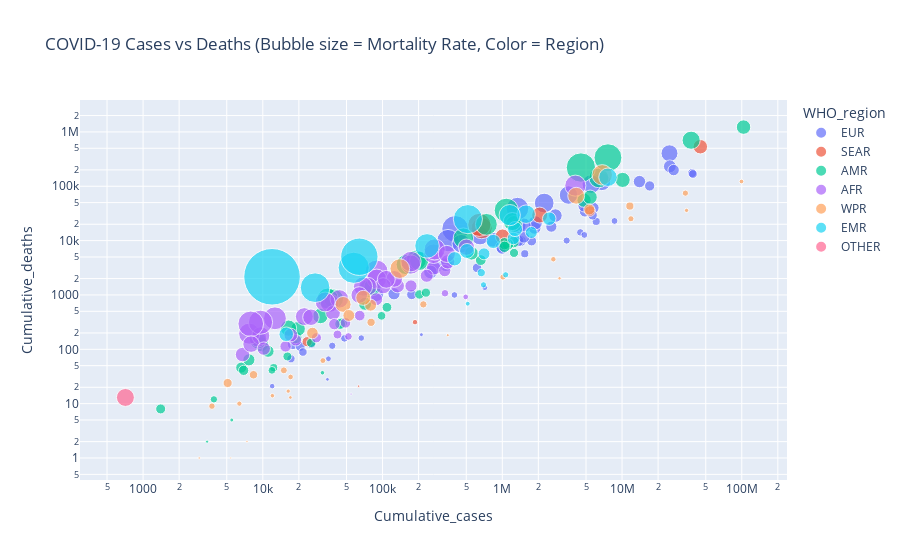

Notebook code for this chart:
### Markdown cell above
COVID-19 Cases vs Deaths Scatter

### Code cell
latest = df[df['Date_reported'] == df['Date_reported'].max()].copy()

latest = latest[latest['Mortality_rate_%'] > 0]

fig = px.scatter(
    latest,
    x="Cumulative_cases",
    y="Cumulative_deaths",
    size="Mortality_rate_%",
    color="WHO_region",
    hover_name="Country",
    size_max=40,
    log_x=True, log_y=True,
    title="COVID-19 Cases vs Deaths (Bubble size = Mortality Rate, Color = Region)"
)

fig.show()

### Figure 1 — Plotly figure (JSON) as saved in the notebook; plotly's stock layout.template omitted (floating-point values rounded to 4 significant figures)
{"data": [{"hovertemplate": "<b>%{hovertext}</b><br><br>WHO_region=EUR<br>Cumulative_cases=%{x}<br>Cumulative_deaths=%{y}<br>Mortality_rate_%=%{marker.size}<extra></extra>", "hovertext": ["Azerbaijan", "Ireland", "Isle of Man", "Romania", "Tajikistan", "Austria", "Belgium", "Denmark", "Monaco", "Jersey", "Russian Federation", "Albania", "Bosnia and Herzegovina", "Estonia", "Georgia", "Norway", "San Marino", "Slovakia", "United Kingdom of Great Britain and Northern Ireland", "Switzerland", "Sweden", "Uzbekistan", "Andorra", "Czechia", "Cyprus", "Gibraltar", "Hungary", "Guernsey", "Italy", "Liechtenstein", "Malta", "North Macedonia", "Serbia", "Spain", "Croatia", "Germany", "Greenland", "Kazakhstan", "Kyrgyzstan", "Latvia", "Lithuania", "Luxembourg", "Netherlands (Kingdom of the)", "Republic of Moldova", "Armenia", "Bulgaria", "France", "Israel", "Greece", "Poland", "Portugal", "Faroe Islands", "Kosovo (in accordance with UN Security Council Resolution 1244 (1999))", "Slovenia", "Türkiye", "Ukraine", "Belarus", "Finland", "Iceland", "Montenegro"], "legendgroup": "EUR", "marker": {"color": "#636efa", "size": [1.238, 0.56, 0.3052, 1.931, 0.7028, 0.3704, 0.7011, 0.2904, 0.39, 0.2425, 1.624, 1.07, 4.058, 0.5125, 0.9199, 0.3723, 0.4982, 1.128, 0.9261, 0.3163, 1.039, 0.5802, 0.3311, 0.9063, 0.1909, 0.5499, 2.195, 0.1897, 0.7361, 0.4116, 0.8436, 2.838, 0.7032, 0.8716, 1.384, 0.4552, 0.1754, 1.268, 1.151, 0.779, 0.6924, 0.2511, 0.2657, 1.886, 1.933, 2.896, 0.4307, 0.2625, 0.6928, 1.784, 0.5171, 0.08079, 1.171, 0.7272, 0.5964, 1.983, 0.7161, 0.758, 0.08817, 1.056], "sizemode": "area", "sizeref": 0.0113, "symbol": "circle"}, "mode": "markers", "name": "EUR", "orientation": "v", "showlegend": true, "type": "scatter", "x": [836510, 1758198, 38008, 3571301, 17786, 6083163, 4897952, 3448188, 17181, 66391, 24901467, 337198, 404287, 614868, 1864384, 1539666, 25292, 1886106, 25062962, 4479600, 2776922, 175119, 48015, 4834421, 714489, 20550, 2238102, 35326, 26968605, 21624, 124591, 352093, 2567965, 13980340, 1357411, 38437874, 11971, 1504370, 88953, 977783, 1427529, 398319, 8651492, 651268, 454415, 1338504, 39042805, 4841558, 5785434, 6782447, 5671586, 34658, 274279, 1363376, 17004719, 5543946, 994052, 1512600, 210956, 251280], "xaxis": "x", "y": [10353, 9846, 116, 68967, 125, 22534, 34339, 10012, 67, 161, 404290, 3608, 16406, 3151, 17151, 5732, 126, 21282, 232112, 14170, 28843, 1016, 159, 43816, 1364, 113, 49124, 67, 198523, 89, 1051, 9991, 18057, 121852, 18784, 174979, 21, 19072, 1024, 7617, 9884, 1000, 22986, 12285, 8785, 38765, 168162, 12707, 40084, 120981, 29327, 28, 3212, 9914, 101419, 109925, 7118, 11466, 186, 2654], "yaxis": "y"}, {"hovertemplate": "<b>%{hovertext}</b><br><br>WHO_region=SEAR<br>Cumulative_cases=%{x}<br>Cumulative_deaths=%{y}<br>Mortality_rate_%=%{marker.size}<extra></extra>", "hovertext": ["Bangladesh", "India", "Sri Lanka", "Thailand", "Timor-Leste", "Bhutan", "Maldives", "Myanmar", "Nepal"], "legendgroup": "SEAR", "marker": {"color": "#EF553B", "size": [1.439, 1.185, 2.513, 0.6479, 0.5882, 0.03327, 0.1693, 3.03, 1.199], "sizemode": "area", "sizeref": 0.0113, "symbol": "circle"}, "mode": "markers", "name": "SEAR", "orientation": "v", "showlegend": true, "type": "scatter", "x": [2052267, 45055912, 672812, 5399642, 23460, 63118, 186694, 643401, 1003876], "xaxis": "x", "y": [29530, 533834, 16907, 34982, 138, 21, 316, 19494, 12034], "yaxis": "y"}, {"hovertemplate": "<b>%{hovertext}</b><br><br>WHO_region=AMR<br>Cumulative_cases=%{x}<br>Cumulative_deaths=%{y}<br>Mortality_rate_%=%{marker.size}<extra></extra>", "hovertext": ["Anguilla", "Barbados", "Brazil", "Colombia", "Canada", "Dominica", "Cura�ao", "Dominican Republic", "Guadeloupe", "Saint Vincent and the Grenadines", "Venezuela (Bolivarian Republic of)", "United States of America", "Saint Kitts and Nevis", "Sint Maarten (Dutch part)", "Bermuda", "French Guiana", "Grenada", "Peru", "Antigua and Barbuda", "Aruba", "Ecuador", "Saint Barthelemy", "Montserrat", "Saint Lucia", "Argentina", "Guyana", "Saint Pierre and Miquelon", "United States Virgin Islands", "Bahamas", "Cayman Islands", "Costa Rica", "Honduras", "Paraguay", "Puerto Rico", "Saint Martin (French part)", "Bonaire, Sint Eustatius and Saba", "Martinique", "Cuba", "British Virgin Islands", "Chile", "Haiti", "Guatemala", "Jamaica", "Nicaragua", "Suriname", "Turks and Caicos Islands", "Trinidad and Tobago", "Panama", "Uruguay", "Belize", "Bolivia (Plurinational State of)", "El Salvador", "Mexico"], "legendgroup": "AMR", "marker": {"color": "#00cc96", "size": [0.3074, 0.5448, 1.862, 2.231, 1.147, 0.4611, 0.6647, 0.6631, 0.5024, 1.282, 1.059, 1.185, 0.6962, 0.8325, 0.8749, 0.4213, 1.209, 4.877, 1.603, 0.6603, 3.338, 0.09079, 0.5702, 1.355, 1.293, 1.738, 0.05838, 0.5199, 2.17, 0.1176, 0.7576, 2.35, 2.702, 0.474, 0.3733, 0.3439, 0.4793, 0.7659, 0.8364, 1.162, 2.467, 1.612, 2.303, 1.494, 1.704, 0.5929, 2.292, 0.8416, 0.7379, 0.9631, 1.847, 2.094, 4.392], "sizemode": "area", "sizeref": 0.0113, "symbol": "circle"}, "mode": "markers", "name": "AMR", "orientation": "v", "showlegend": true, "type": "scatter", "x": [3904, 108845, 37764182, 6399871, 4819055, 16047, 45883, 661103, 203235, 9674, 552743, 103436829, 6607, 11051, 18860, 98041, 19693, 4532699, 9106, 44224, 1080371, 5507, 1403, 30248, 10113909, 75485, 3426, 25389, 39127, 31472, 1238916, 473010, 735759, 1252713, 12324, 11922, 230354, 1113720, 7652, 5410173, 34857, 1253629, 157620, 16398, 82515, 6915, 191496, 1045458, 1042819, 71433, 1212173, 202017, 7628380], "xaxis": "x", "y": [12, 593, 703023, 142782, 55282, 74, 305, 4384, 1021, 124, 5856, 1226130, 46, 92, 165, 413, 238, 221060, 146, 292, 36060, 5, 8, 410, 130783, 1312, 2, 132, 849, 37, 9386, 11114, 19880, 5938, 46, 41, 1104, 8530, 64, 62873, 860, 20205, 3630, 245, 1406, 41, 4390, 8799, 7695, 688, 22389, 4230, 335007], "yaxis": "y"}, {"hovertemplate": "<b>%{hovertext}</b><br><br>WHO_region=AFR<br>Cumulative_cases=%{x}<br>Cumulative_deaths=%{y}<br>Mortality_rate_%=%{marker.size}<extra></extra>", "hovertext": ["Comoros", "Gabon", "Lesotho", "Malawi", "Rwanda", "Senegal", "United Republic of Tanzania", "Seychelles", "South Sudan", "Burkina Faso", "Burundi", "Chad", "Nigeria", "Cameroon", "Equatorial Guinea", "Uganda", "Sao Tome and Principe", "Zimbabwe", "Botswana", "Benin", "Cabo Verde", "Gambia", "Ghana", "Ethiopia", "Guinea-Bissau", "Mozambique", "Niger", "R�union", "Algeria", "Democratic Republic of the Congo", "Eswatini", "Madagascar", "Côte d’Ivoire", "Guinea", "Liberia", "Mauritius", "Mayotte", "Namibia", "Sierra Leone", "Togo", "South Africa", "Zambia", "Angola", "Congo", "Central African Republic", "Eritrea", "Kenya", "Mali", "Mauritania"], "legendgroup": "AFR", "marker": {"color": "#ab63fa", "size": [1.757, 0.6256, 1.962, 3.012, 1.102, 2.206, 1.943, 0.3314, 0.7789, 1.801, 0.02749, 2.519, 1.181, 1.575, 1.068, 2.109, 1.182, 2.154, 0.847, 0.5814, 0.6468, 2.946, 0.8471, 1.511, 1.841, 0.9628, 3.291, 0.1862, 2.526, 1.459, 1.894, 2.079, 0.9434, 1.213, 3.707, 0.3234, 0.445, 2.382, 1.565, 0.7332, 2.519, 1.166, 1.802, 1.542, 0.7297, 1.011, 1.653, 2.238, 1.56], "sizemode": "area", "sizeref": 0.0113, "symbol": "circle"}, "mode": "markers", "name": "AFR", "orientation": "v", "showlegend": true, "type": "scatter", "x": [9109, 49069, 36140, 89168, 133268, 89385, 43545, 51899, 18873, 22213, 54569, 7702, 267215, 125311, 17130, 172206, 6771, 266434, 330699, 28036, 64474, 12627, 172701, 501317, 9614, 233909, 9573, 494595, 272370, 101010, 75356, 68692, 88507, 38593, 7932, 332068, 42027, 172557, 7985, 39553, 4072974, 349892, 107487, 25234, 15486, 10189, 344136, 33197, 63891], "xaxis": "x", "y": [160, 307, 709, 2686, 1468, 1972, 846, 172, 147, 400, 15, 194, 3155, 1974, 183, 3632, 80, 5740, 2801, 163, 417, 372, 1463, 7574, 177, 2252, 315, 921, 6881, 1474, 1427, 1428, 835, 468, 294, 1074, 187, 4110, 125, 290, 102595, 4078, 1937, 389, 113, 103, 5689, 743, 997], "yaxis": "y"}, {"hovertemplate": "<b>%{hovertext}</b><br><br>WHO_region=WPR<br>Cumulative_cases=%{x}<br>Cumulative_deaths=%{y}<br>Mortality_rate_%=%{marker.size}<extra></extra>", "hovertext": ["Cook Islands", "Nauru", "Solomon Islands", "Tuvalu", "Cambodia", "Japan", "New Zealand", "Papua New Guinea", "Mongolia", "Marshall Islands", "Vanuatu", "Wallis and Futuna", "Samoa", "Tonga", "Viet Nam", "Indonesia", "Philippines", "Northern Mariana Islands", "Singapore", "Malaysia", "Brunei Darussalam", "French Polynesia", "Guam", "Micronesia (Federated States of)", "Republic of Korea", "China", "Fiji", "Kiribati", "Lao People's Democratic Republic", "Palau", "Australia", "American Samoa", "New Caledonia"], "legendgroup": "WPR", "marker": {"color": "#FFA15A", "size": [0.02712, 0.01854, 0.7667, 0.03398, 2.193, 0.221, 0.1701, 1.43, 0.2112, 0.1043, 0.1165, 0.2394, 0.1817, 0.07651, 0.3717, 2.373, 1.615, 0.2736, 0.06733, 0.7008, 0.05192, 0.8181, 0.8013, 0.1952, 0.1039, 0.1232, 1.282, 0.472, 0.3063, 0.1569, 0.2128, 0.4067, 0.3915], "sizemode": "area", "sizeref": 0.0113, "symbol": "circle"}, "mode": "markers", "name": "WPR", "orientation": "v", "showlegend": true, "type": "scatter", "x": [7375, 5393, 25954, 2943, 139326, 33803572, 2668236, 46864, 1011489, 16297, 12019, 3760, 17057, 16992, 11624000, 6830274, 4140383, 14985, 3006155, 5329836, 350550, 79451, 52287, 31765, 34571873, 99381761, 69047, 5085, 219060, 6372, 11861161, 8359, 80203], "xaxis": "x", "y": [2, 1, 199, 1, 3056, 74694, 4538, 670, 2136, 17, 14, 9, 31, 13, 43206, 162059, 66864, 41, 2024, 37351, 182, 650, 419, 62, 35934, 122398, 885, 24, 671, 10, 25236, 34, 314], "yaxis": "y"}, {"hovertemplate": "<b>%{hovertext}</b><br><br>WHO_region=EMR<br>Cumulative_cases=%{x}<br>Cumulative_deaths=%{y}<br>Mortality_rate_%=%{marker.size}<extra></extra>", "hovertext": ["Iran (Islamic Republic of)", "Jordan", "Qatar", "Syrian Arab Republic", "United Arab Emirates", "Egypt", "Libya", "Somalia", "Afghanistan", "Saudi Arabia", "Bahrain", "Iraq", "Lebanon", "Oman", "Djibouti", "Kuwait", "Morocco", "Pakistan", "occupied Palestinian territory, including east Jerusalem", "Sudan", "Tunisia", "Yemen"], "legendgroup": "EMR", "marker": {"color": "#19d3f3", "size": [1.925, 0.8084, 0.1341, 5.508, 0.2201, 4.812, 1.269, 4.979, 3.4, 1.146, 0.2205, 1.029, 0.8829, 1.159, 1.205, 0.3851, 1.275, 1.939, 0.8117, 7.885, 2.551, 18.07], "sizemode": "area", "sizeref": 0.0113, "symbol": "circle"}, "mode": "markers", "name": "EMR", "orientation": "v", "showlegend": true, "type": "scatter", "x": [7627863, 1746997, 514524, 57423, 1067030, 516023, 507269, 27334, 235214, 841469, 696614, 2465545, 1239904, 399449, 15690, 667290, 1279115, 1580631, 703228, 63993, 1153361, 11945], "xaxis": "x", "y": [146837, 14122, 690, 3163, 2349, 24830, 6437, 1361, 7998, 9646, 1536, 25375, 10947, 4628, 189, 2570, 16305, 30656, 5708, 5046, 29423, 2159], "yaxis": "y"}, {"hovertemplate": "<b>%{hovertext}</b><br><br>WHO_region=OTHER<br>Cumulative_cases=%{x}<br>Cumulative_deaths=%{y}<br>Mortality_rate_%=%{marker.size}<extra></extra>", "hovertext": ["International conveyance (Diamond Princess)"], "legendgroup": "OTHER", "marker": {"color": "#FF6692", "size": [1.826], "sizemode": "area", "sizeref": 0.0113, "symbol": "circle"}, "mode": "markers", "name": "OTHER", "orientation": "v", "showlegend": true, "type": "scatter", "x": [712], "xaxis": "x", "y": [13], "yaxis": "y"}], "layout": {"legend": {"itemsizing": "constant", "title": {"text": "WHO_region"}, "tracegroupgap": 0}, "title": {"text": "COVID-19 Cases vs Deaths (Bubble size = Mortality Rate, Color = Region)"}, "xaxis": {"anchor": "y", "domain": [0, 1], "title": {"text": "Cumulative_cases"}, "type": "log"}, "yaxis": {"anchor": "x", "domain": [0, 1], "title": {"text": "Cumulative_deaths"}, "type": "log"}}}
